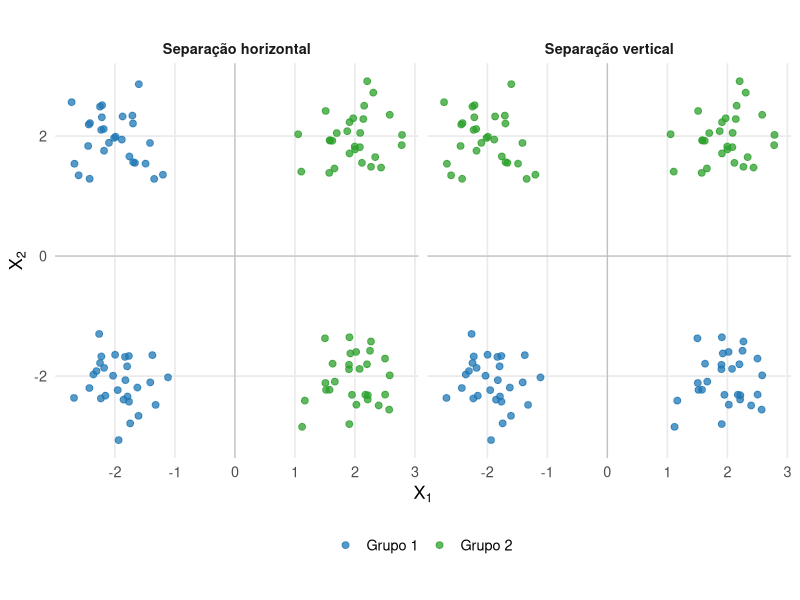
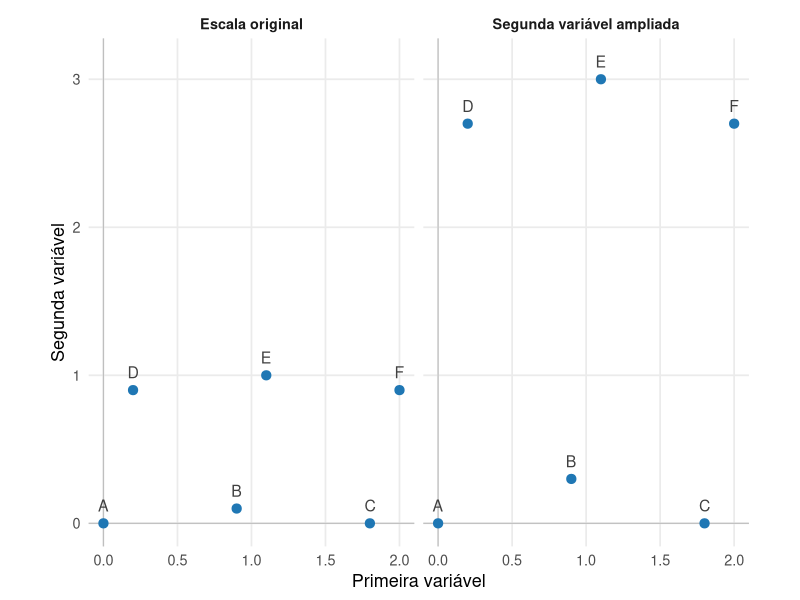
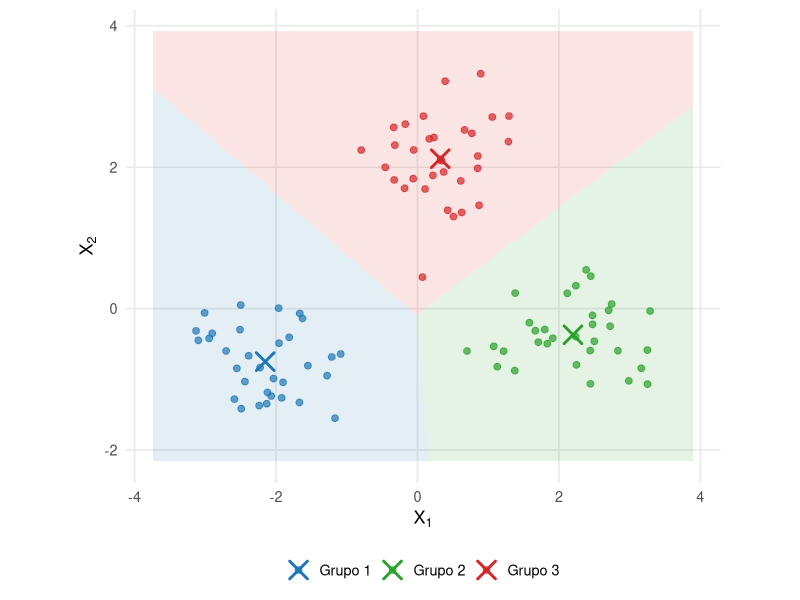
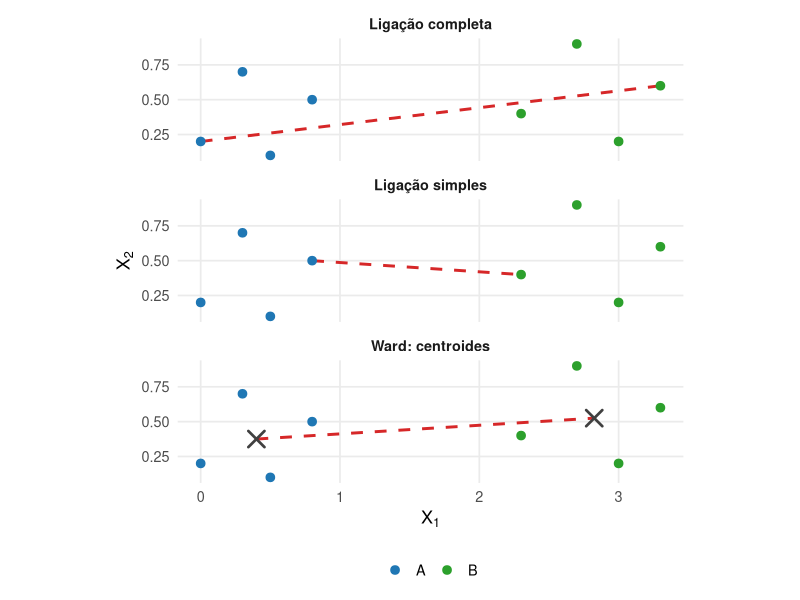
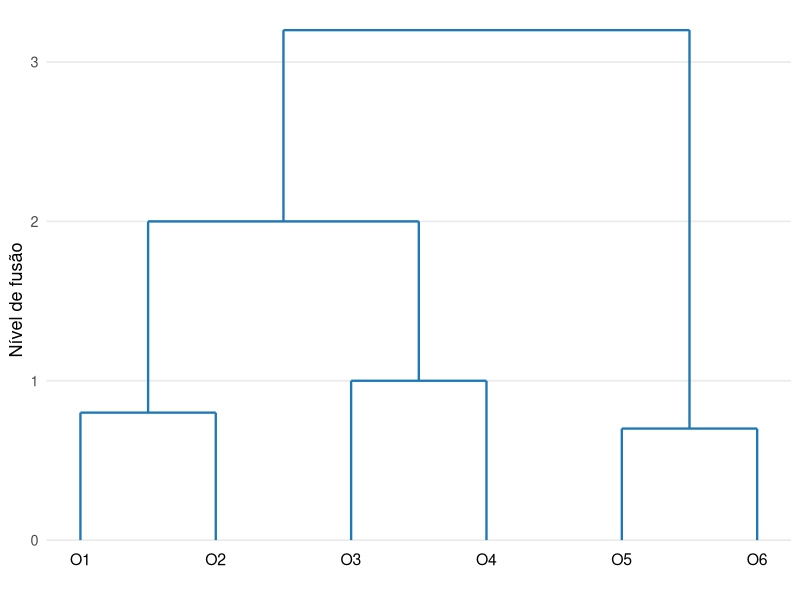

Recreate these plots in R, in order.
## ---- chunk 1
#| label: fig-agrupamentos-particoes-plausiveis
#| echo: false
#| warning: false
#| message: false
#| fig-cap: "Diferentes partições de uma mesma configuração de observações."
#| fig-width: 9
#| fig-height: 4.7
#| fig-align: center

library(ggplot2)

set.seed(316)

n_por_bloco <- 28

blocos <- data.frame(
  cx = c(
    -2,
     2,
    -2,
     2
  ),
  cy = c(
     2,
     2,
    -2,
    -2
  )
)

dados <- do.call(
  rbind,
  lapply(
    seq_len(
      nrow(blocos)
    ),
    function(j) {
      data.frame(
        X1 = stats::rnorm(
          n_por_bloco,
          mean = blocos$cx[j],
          sd = 0.42
        ),
        X2 = stats::rnorm(
          n_por_bloco,
          mean = blocos$cy[j],
          sd = 0.42
        )
      )
    }
  )
)

dados$grupo_horizontal <- ifelse(
  dados$X1 < 0,
  "Grupo 1",
  "Grupo 2"
)

dados$grupo_vertical <- ifelse(
  dados$X2 < 0,
  "Grupo 1",
  "Grupo 2"
)

painel_horizontal <- data.frame(
  X1 = dados$X1,
  X2 = dados$X2,
  grupo = dados$grupo_horizontal,
  criterio = "Separação horizontal"
)

painel_vertical <- data.frame(
  X1 = dados$X1,
  X2 = dados$X2,
  grupo = dados$grupo_vertical,
  criterio = "Separação vertical"
)

dados_figura <- rbind(
  painel_horizontal,
  painel_vertical
)

dados_figura$criterio <- factor(
  dados_figura$criterio,
  levels = c(
    "Separação horizontal",
    "Separação vertical"
  )
)

cores <- c(
  "Grupo 1" = "#1f77b4",
  "Grupo 2" = "#2ca02c"
)

ggplot(
  dados_figura,
  aes(
    x = X1,
    y = X2,
    color = grupo
  )
) +
  geom_hline(
    yintercept = 0,
    linewidth = 0.4,
    color = "gray75"
  ) +
  geom_vline(
    xintercept = 0,
    linewidth = 0.4,
    color = "gray75"
  ) +
  geom_point(
    size = 2,
    alpha = 0.75
  ) +
  facet_wrap(
    vars(criterio)
  ) +
  scale_color_manual(
    values = cores,
    name = NULL
  ) +
  coord_equal() +
  labs(
    x = expression(X[1]),
    y = expression(X[2])
  ) +
  theme_minimal(
    base_size = 13
  ) +
  theme(
    panel.grid.minor = element_blank(),
    legend.position = "bottom",
    strip.text = element_text(
      face = "bold"
    )
  )
## ---- chunk 2
#| label: fig-agrupamentos-efeito-escala
#| echo: false
#| warning: false
#| message: false
#| fig-cap: "Mudanças de escala alteram a geometria utilizada para comparar as observações."
#| fig-width: 9
#| fig-height: 4.6
#| fig-align: center

library(ggplot2)

dados_escala <- data.frame(
  objeto = c(
    "A",
    "B",
    "C",
    "D",
    "E",
    "F"
  ),
  X1 = c(
    0.0,
    0.9,
    1.8,
    0.2,
    1.1,
    2.0
  ),
  X2 = c(
    0.0,
    0.1,
    0.0,
    0.9,
    1.0,
    0.9
  )
)

original <- data.frame(
  objeto = dados_escala$objeto,
  C1 = dados_escala$X1,
  C2 = dados_escala$X2,
  painel = "Escala original"
)

reescalado <- data.frame(
  objeto = dados_escala$objeto,
  C1 = dados_escala$X1,
  C2 = 3 * dados_escala$X2,
  painel = "Segunda variável ampliada"
)

dados_figura <- rbind(
  original,
  reescalado
)

dados_figura$painel <- factor(
  dados_figura$painel,
  levels = c(
    "Escala original",
    "Segunda variável ampliada"
  )
)

ggplot(
  dados_figura,
  aes(
    x = C1,
    y = C2
  )
) +
  geom_hline(
    yintercept = 0,
    linewidth = 0.4,
    color = "gray75"
  ) +
  geom_vline(
    xintercept = 0,
    linewidth = 0.4,
    color = "gray75"
  ) +
  geom_point(
    size = 2.8,
    color = "#1f77b4"
  ) +
  geom_text(
    aes(
      label = objeto
    ),
    nudge_y = 0.12,
    size = 4,
    color = "gray25"
  ) +
  facet_wrap(
    vars(painel)
  ) +
  coord_equal() +
  labs(
    x = "Primeira variável",
    y = "Segunda variável"
  ) +
  theme_minimal(
    base_size = 13
  ) +
  theme(
    panel.grid.minor = element_blank(),
    strip.text = element_text(
      face = "bold"
    )
  )
## ---- chunk 3
#| label: fig-kmedias-voronoi
#| echo: false
#| warning: false
#| message: false
#| fig-cap: "Centroides e regiões de alocação definidas pela distância euclidiana."
#| fig-width: 7.5
#| fig-height: 6.3
#| fig-align: center

library(ggplot2)

set.seed(417)

centros <- data.frame(
  grupo = c(
    "Grupo 1",
    "Grupo 2",
    "Grupo 3"
  ),
  X1 = c(
    -2.0,
     2.1,
     0.2
  ),
  X2 = c(
    -0.8,
    -0.4,
     2.2
  )
)

n_grupo <- 32

dados <- do.call(
  rbind,
  lapply(
    seq_len(
      nrow(centros)
    ),
    function(k) {
      data.frame(
        X1 = stats::rnorm(
          n_grupo,
          centros$X1[k],
          0.52
        ),
        X2 = stats::rnorm(
          n_grupo,
          centros$X2[k],
          0.52
        ),
        grupo = centros$grupo[k]
      )
    }
  )
)

centroides <- aggregate(
  cbind(
    X1,
    X2
  ) ~ grupo,
  data = dados,
  FUN = mean
)

grade <- expand.grid(
  X1 = seq(
    min(dados$X1) - 0.6,
    max(dados$X1) + 0.6,
    length.out = 280
  ),
  X2 = seq(
    min(dados$X2) - 0.6,
    max(dados$X2) + 0.6,
    length.out = 280
  )
)

distancias <- sapply(
  seq_len(
    nrow(centroides)
  ),
  function(k) {
    (
      grade$X1 -
        centroides$X1[k]
    )^2 +
      (
        grade$X2 -
          centroides$X2[k]
      )^2
  }
)

grade$regiao <- apply(
  distancias,
  1,
  which.min
)

grade$regiao <- factor(
  grade$regiao,
  levels = 1:3,
  labels = centroides$grupo
)

cores <- c(
  "Grupo 1" = "#1f77b4",
  "Grupo 2" = "#2ca02c",
  "Grupo 3" = "#d62728"
)

ggplot() +
  geom_raster(
    data = grade,
    aes(
      x = X1,
      y = X2,
      fill = regiao
    ),
    alpha = 0.12,
    inherit.aes = FALSE,
    show.legend = FALSE
  ) +
  geom_point(
    data = dados,
    aes(
      x = X1,
      y = X2,
      color = grupo
    ),
    size = 2,
    alpha = 0.7
  ) +
  geom_point(
    data = centroides,
    aes(
      x = X1,
      y = X2,
      color = grupo
    ),
    shape = 4,
    stroke = 1.5,
    size = 5
  ) +
  scale_color_manual(
    values = cores,
    name = NULL
  ) +
  scale_fill_manual(
    values = cores,
    guide = "none"
  ) +
  coord_equal() +
  labs(
    x = expression(X[1]),
    y = expression(X[2])
  ) +
  theme_minimal(
    base_size = 13
  ) +
  theme(
    panel.grid.minor = element_blank(),
    legend.position = "bottom"
  )
## ---- chunk 4
#| label: fig-agrupamentos-ligacoes
#| echo: false
#| warning: false
#| message: false
#| fig-cap: "Diferentes critérios utilizam diferentes características para medir a proximidade entre dois grupos."
#| fig-width: 7.5
#| fig-height: 10.5
#| fig-align: center

library(ggplot2)

grupo_A <- data.frame(
  x = c(
    0.0,
    0.3,
    0.5,
    0.8
  ),
  y = c(
    0.2,
    0.7,
    0.1,
    0.5
  ),
  grupo = "A"
)

grupo_B <- data.frame(
  x = c(
    2.3,
    2.7,
    3.0,
    3.3
  ),
  y = c(
    0.4,
    0.9,
    0.2,
    0.6
  ),
  grupo = "B"
)

dados <- rbind(
  grupo_A,
  grupo_B
)

centros <- aggregate(
  cbind(
    x,
    y
  ) ~ grupo,
  data = dados,
  FUN = mean
)

dist_pares <- expand.grid(
  i = seq_len(
    nrow(grupo_A)
  ),
  j = seq_len(
    nrow(grupo_B)
  )
)

dist_pares$d <- sqrt(
  (
    grupo_A$x[
      dist_pares$i
    ] -
      grupo_B$x[
        dist_pares$j
      ]
  )^2 +
    (
      grupo_A$y[
        dist_pares$i
      ] -
        grupo_B$y[
          dist_pares$j
        ]
    )^2
)

par_min <- dist_pares[
  which.min(
    dist_pares$d
  ),
]

par_max <- dist_pares[
  which.max(
    dist_pares$d
  ),
]

segmento_simples <- data.frame(
  x = grupo_A$x[
    par_min$i
  ],
  y = grupo_A$y[
    par_min$i
  ],
  xend = grupo_B$x[
    par_min$j
  ],
  yend = grupo_B$y[
    par_min$j
  ]
)

segmento_completa <- data.frame(
  x = grupo_A$x[
    par_max$i
  ],
  y = grupo_A$y[
    par_max$i
  ],
  xend = grupo_B$x[
    par_max$j
  ],
  yend = grupo_B$y[
    par_max$j
  ]
)

segmento_ward <- data.frame(
  x = centros$x[
    centros$grupo == "A"
  ],
  y = centros$y[
    centros$grupo == "A"
  ],
  xend = centros$x[
    centros$grupo == "B"
  ],
  yend = centros$y[
    centros$grupo == "B"
  ]
)

criar_painel <- function(
  segmento,
  nome
) {

  pontos <- dados
  pontos$painel <- nome

  seg <- segmento
  seg$painel <- nome

  list(
    pontos = pontos,
    segmento = seg
  )
}

p1 <- criar_painel(
  segmento_simples,
  "Ligação simples"
)

p2 <- criar_painel(
  segmento_completa,
  "Ligação completa"
)

p3 <- criar_painel(
  segmento_ward,
  "Ward: centroides"
)

pontos_figura <- rbind(
  p1$pontos,
  p2$pontos,
  p3$pontos
)

segmentos_figura <- rbind(
  p1$segmento,
  p2$segmento,
  p3$segmento
)

pontos_figura$painel <- factor(
  pontos_figura$painel,
  levels = c(
    "Ligação simples",
    "Ligação completa",
    "Ward: centroides"
  )
)

segmentos_figura$painel <- factor(
  segmentos_figura$painel,
  levels = levels(
    pontos_figura$painel
  )
)

cores <- c(
  "A" = "#1f77b4",
  "B" = "#2ca02c"
)

ggplot() +
  geom_segment(
    data = segmentos_figura,
    aes(
      x = x,
      y = y,
      xend = xend,
      yend = yend
    ),
    linewidth = 1,
    color = "#d62728",
    linetype = "dashed"
  ) +
  geom_point(
    data = pontos_figura,
    aes(
      x = x,
      y = y,
      color = grupo
    ),
    size = 2.6
  ) +
  geom_point(
    data = transform(
      centros,
      painel = "Ward: centroides"
    ),
    aes(
      x = x,
      y = y
    ),
    shape = 4,
    size = 4.5,
    stroke = 1.4,
    color = "gray25"
  ) +
  facet_wrap(
  vars(painel),
  ncol = 1
  ) +
  scale_color_manual(
    values = cores,
    name = NULL
  ) +
  coord_equal() +
  labs(
    x = expression(X[1]),
    y = expression(X[2])
  ) +
  theme_minimal(
    base_size = 13
  ) +
  theme(
    panel.grid.minor = element_blank(),
    legend.position = "bottom",
    strip.text = element_text(
      face = "bold"
    )
  )
## ---- chunk 5
#| label: fig-agrupamentos-dendrograma
#| echo: false
#| warning: false
#| message: false
#| fig-cap: "Representação hierárquica das fusões entre seis objetos. A altura registra o nível da fusão."
#| fig-width: 7.5
#| fig-height: 5.2
#| fig-align: center

library(ggplot2)

segmentos <- data.frame(
  x = c(
    # Fusão de O1 e O2 em 0,8
    1,
    2,
    1,

    # Continuação de {O1,O2} até 2,0
    1.5,

    # Fusão de O3 e O4 em 1,0
    3,
    4,
    3,

    # Continuação de {O3,O4} até 2,0
    3.5,

    # Fusão de {O1,O2} com {O3,O4} em 2,0
    1.5,

    # Continuação de {O1,O2,O3,O4} até 3,2
    2.5,

    # Fusão de O5 e O6 em 0,7
    5,
    6,
    5,

    # Continuação de {O5,O6} até 3,2
    5.5,

    # Fusão final em 3,2
    2.5
  ),

  y = c(
    # Fusão de O1 e O2
    0,
    0,
    0.8,

    # Continuação de {O1,O2}
    0.8,

    # Fusão de O3 e O4
    0,
    0,
    1.0,

    # Continuação de {O3,O4}
    1.0,

    # Fusão dos dois primeiros grupos
    2.0,

    # Continuação de {O1,O2,O3,O4}
    2.0,

    # Fusão de O5 e O6
    0,
    0,
    0.7,

    # Continuação de {O5,O6}
    0.7,

    # Fusão final
    3.2
  ),

  xend = c(
    # Fusão de O1 e O2
    1,
    2,
    2,

    # Continuação de {O1,O2}
    1.5,

    # Fusão de O3 e O4
    3,
    4,
    4,

    # Continuação de {O3,O4}
    3.5,

    # Fusão dos dois primeiros grupos
    3.5,

    # Continuação de {O1,O2,O3,O4}
    2.5,

    # Fusão de O5 e O6
    5,
    6,
    6,

    # Continuação de {O5,O6}
    5.5,

    # Fusão final
    5.5
  ),

  yend = c(
    # Fusão de O1 e O2
    0.8,
    0.8,
    0.8,

    # Continuação de {O1,O2}
    2.0,

    # Fusão de O3 e O4
    1.0,
    1.0,
    1.0,

    # Continuação de {O3,O4}
    2.0,

    # Fusão dos dois primeiros grupos
    2.0,

    # Continuação de {O1,O2,O3,O4}
    3.2,

    # Fusão de O5 e O6
    0.7,
    0.7,
    0.7,

    # Continuação de {O5,O6}
    3.2,

    # Fusão final
    3.2
  )
)

rotulos <- data.frame(
  x = 1:6,
  y = rep(
    -0.12,
    6
  ),
  objeto = paste0(
    "O",
    1:6
  )
)

ggplot() +
  geom_segment(
    data = segmentos,
    aes(
      x = x,
      y = y,
      xend = xend,
      yend = yend
    ),
    linewidth = 0.8,
    lineend = "butt",
    color = "#1f77b4"
  ) +
  geom_text(
    data = rotulos,
    aes(
      x = x,
      y = y,
      label = objeto
    ),
    size = 4
  ) +
  scale_x_continuous(
    breaks = NULL
  ) +
  scale_y_continuous(
    expand = expansion(
      mult = c(
        0.06,
        0.04
      )
    )
  ) +
  labs(
    x = NULL,
    y = "Nível de fusão"
  ) +
  theme_minimal(
    base_size = 13
  ) +
  theme(
    panel.grid.minor = element_blank(),
    panel.grid.major.x = element_blank()
  )
